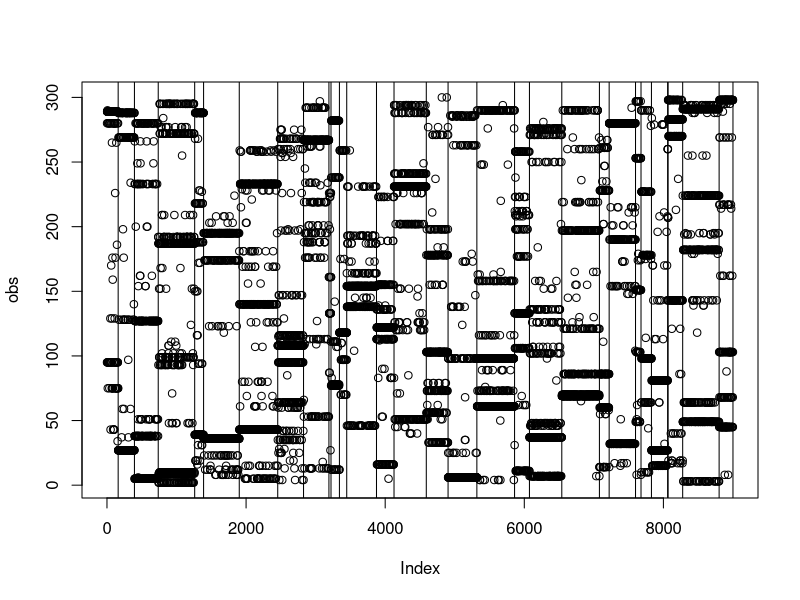

Write R code to recreate this figure. (Note: this script raises an error after producing the figure.)
rm(list=ls(all=TRUE))
library('MCMCpack')
set.seed(1)

nobs=9000
nseg=30
tmp=runif(nseg)
prob=tmp/sum(tmp); prob
partition=rmultinom(1,size=nobs,prob=prob)
seg.index=rep(1:nseg,times=partition)

nloc=300
prob=rdirichlet(nseg,rep(0.01,nloc))

obs=rep(NA,nobs)
for (i in 1:nobs){
  tmp=rmultinom(1,size=1,prob=prob[seg.index[i],])
  obs[i]=which(tmp==1)
}
plot(obs)
abline(v=cumsum(partition))

obs1=data.frame(loc.id=obs)
obs1$time1=1:nobs

setwd('U:\\GIT_models\\git_segmentation_model')
write.csv(obs1,'fake data.csv',row.names=F)
